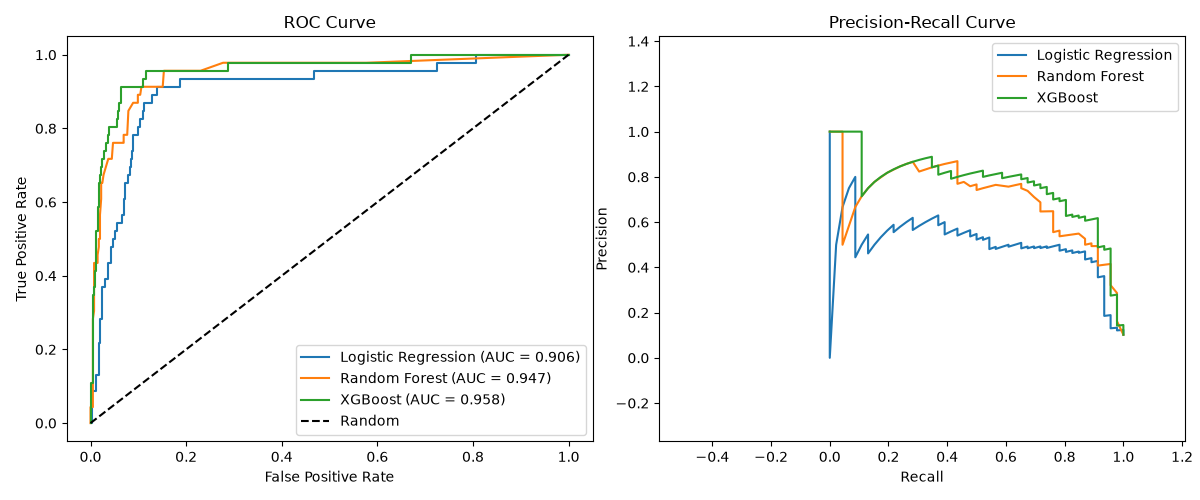

Here is the Python script that generated this plot:
import matplotlib.pyplot as plt
import numpy as np
from sklearn.datasets import make_classification
from sklearn.ensemble import RandomForestClassifier
from sklearn.linear_model import LogisticRegression
from sklearn.metrics import (
    f1_score,
    precision_recall_curve,
    roc_auc_score,
    roc_curve,
)
from sklearn.model_selection import train_test_split
from xgboost import XGBClassifier

# 1. Create imbalanced dataset & split
X, y = make_classification(
    n_samples=1500, weights=[0.90, 0.10], random_state=42
)
X_train, X_test, y_train, y_test = train_test_split(
    X, y, test_size=0.3, stratify=y, random_state=42
)

# 2. Train models & get predict_proba
models = {
    "Logistic Regression": LogisticRegression(),
    "Random Forest": RandomForestClassifier(random_state=42),
    "XGBoost": XGBClassifier(eval_metric="logloss", random_state=42),
}

fig, (ax1, ax2) = plt.subplots(1, 2, figsize=(12, 5))
probas = {}

print(f"{'Model':<22} | {'AUC':<6} | {'F1':<6}")
print("-" * 40)

for name, model in models.items():
    model.fit(X_train, y_train)
    proba = model.predict_proba(X_test)[:, 1]
    probas[name] = proba

    auc = roc_auc_score(y_test, proba)
    f1 = f1_score(y_test, model.predict(X_test))
    print(f"{name:<22} | {auc:.3f}  | {f1:.3f}")

    # Plot ROC & Precision-Recall curves
    fpr, tpr, _ = roc_curve(y_test, proba)
    ax1.plot(fpr, tpr, label=f"{name} (AUC = {auc:.3f})")

    prec, rec, _ = precision_recall_curve(y_test, proba)
    ax2.plot(rec, prec, label=name)

# Format plots
ax1.plot([0, 1], [0, 1], "k--", label="Random")
ax1.set(
    title="ROC Curve", xlabel="False Positive Rate", ylabel="True Positive Rate"
)
ax1.legend()

ax2.set(title="Precision-Recall Curve", xlabel="Recall", ylabel="Precision")
ax2.legend()
plt.tight_layout()
plt.savefig("roc_pr_curves.png")
plt.show()


# 3. Bonus Challenge: Function to find threshold with highest precision for min_recall
def best_threshold(y_true, proba, min_recall):
    prec, rec, thresh = precision_recall_curve(y_true, proba)
    valid = np.where(rec[:-1] >= min_recall)[0]
    best_idx = valid[np.argmax(prec[valid])]
    return thresh[best_idx], prec[best_idx], rec[best_idx]


# 4. Find threshold for >= 80% recall on XGBoost
thresh, prec, rec = best_threshold(y_test, probas["XGBoost"], min_recall=0.80)
print(
    f"\nXGBoost (>=80% Recall) -> Threshold: {thresh:.3f}, Precision: {prec:.3f}, Recall: {rec:.3f}"
)
